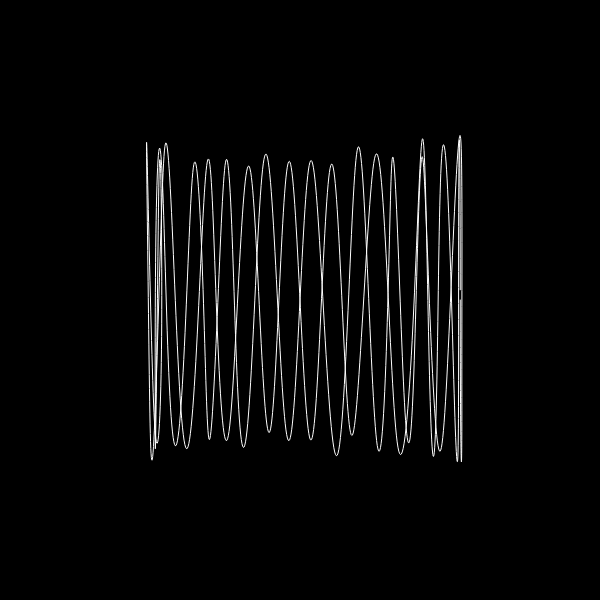
Frame 1 (no input)
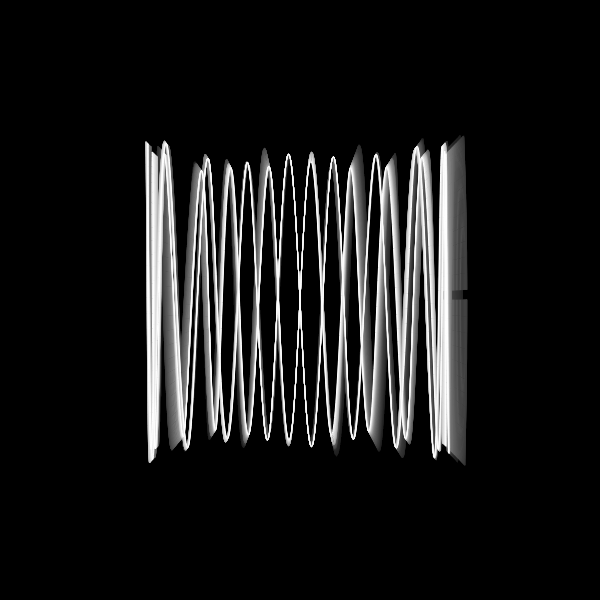
Frame 60 (no input)
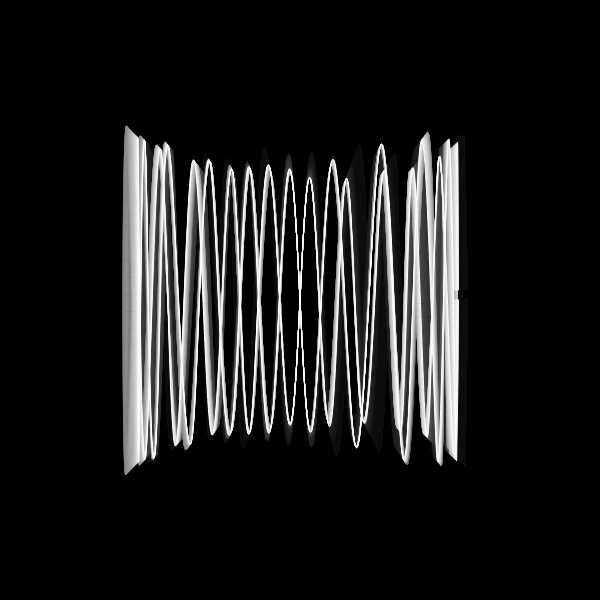
Frame 120 (the mouse pressed at the canvas centre since frame 60)

The p5.js sketch that drew these frames (run headless with seeded random() and noise() and a simulated clock; from frame 60 on, the mouse is pressed at the canvas centre):

// p5.js sketch
// ── sketch.js
let r = 200;

let zoff = 0;
let slider;

let min = 70;
let max = 130;
function setup() {
  createCanvas(600, 600);
  background(0);
  slider = createSlider(0, 20);
}

function draw() {
  background(0, 10);
  beginShape();
  translate(width / 2, height / 2);
  noFill();
  stroke(255);
  for (let index = 0; index < TWO_PI; index += 0.005) {
    let xoff = map(cos(index), -1, 1, 0, 2);
    let yoff = map(sin(index), -1, 1, 0, 2);
    let r = map(noise(xoff, yoff, zoff), 0, 1, 100, 200);

    let x = r * cos(index);
    //let y = r * sin(index);
    let y = r * sin(index * slider.value());

    vertex(x, y);
  }

  zoff += 0.01;

  endShape();
}
